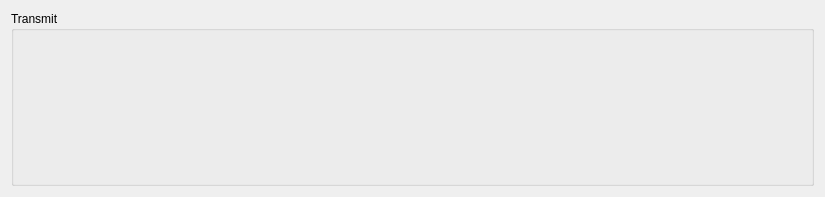
<?xml version="1.0" encoding="UTF-8"?>
<ui version="4.0">
 <class>TransmitBox</class>
 <widget class="QWidget" name="TransmitBox">
  <property name="geometry">
   <rect>
    <x>0</x>
    <y>0</y>
    <width>825</width>
    <height>197</height>
   </rect>
  </property>
  <property name="sizePolicy">
   <sizepolicy hsizetype="Expanding" vsizetype="Fixed">
    <horstretch>0</horstretch>
    <verstretch>0</verstretch>
   </sizepolicy>
  </property>
  <property name="minimumSize">
   <size>
    <width>0</width>
    <height>40</height>
   </size>
  </property>
  <property name="windowTitle">
   <string>Form</string>
  </property>
  <layout class="QGridLayout" name="gridLayout_2">
   <item row="0" column="0">
    <widget class="QGroupBox" name="groupBox">
     <property name="sizePolicy">
      <sizepolicy hsizetype="Expanding" vsizetype="Expanding">
       <horstretch>0</horstretch>
       <verstretch>0</verstretch>
      </sizepolicy>
     </property>
     <property name="title">
      <string>Transmit</string>
     </property>
     <layout class="QGridLayout" name="gridLayout">
      <item row="0" column="0">
       <layout class="QVBoxLayout" name="transmitLayout"/>
      </item>
     </layout>
    </widget>
   </item>
  </layout>
 </widget>
 <resources/>
 <connections/>
</ui>
